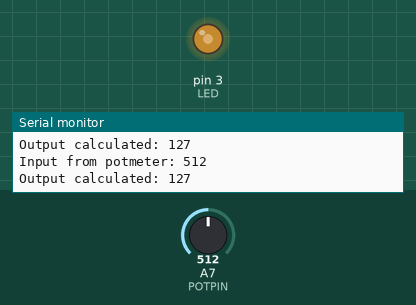
This sketch was run on a simulated Arduino Nano, built with avr-gcc and run on an emulated ATmega328P. On the bench: output pins drawn as LEDs (lit = HIGH), the last lines printed to the serial monitor. The inputs (shaded band) are chosen by the test bench; at power-on: A7 (POTPIN) = 512.

Above: at 1.2 s.
1.3 s: A7 (POTPIN) set to 716
At 1.9 s:
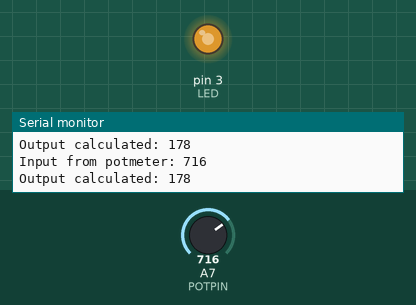
2.8 s: A7 (POTPIN) set to 900
At 3.6 s:
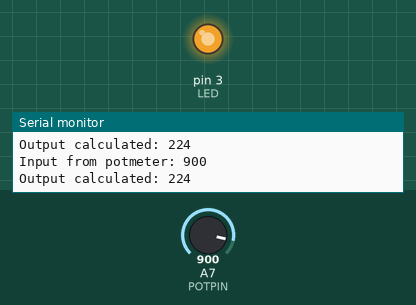
4.3 s: A7 (POTPIN) set to 411
At 5.1 s:
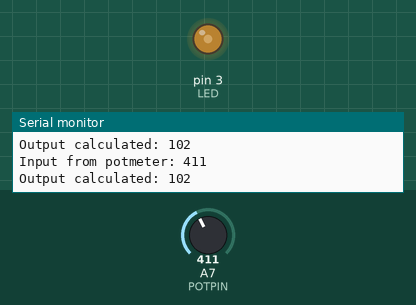
7.3 s: A7 (POTPIN) set to 385
At 8.3 s:
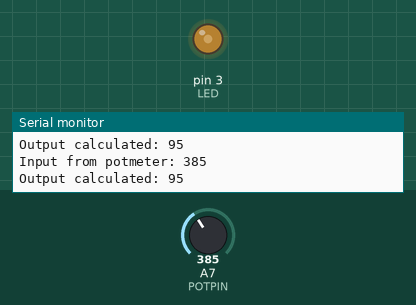
10.3 s: A7 (POTPIN) set to 122
At 11.5 s:
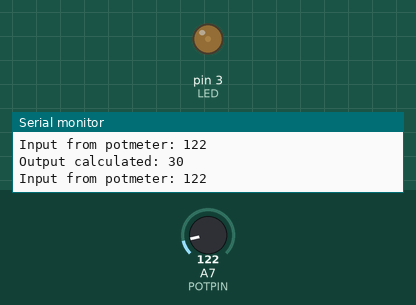
11.8 s: A7 (POTPIN) set to 511
At 13.1 s:
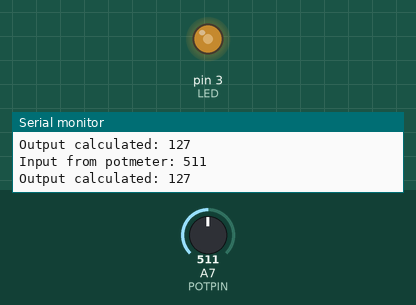
Timing chart, 0 to 14.3 s (numbered marks = the images above; inputs shaded):
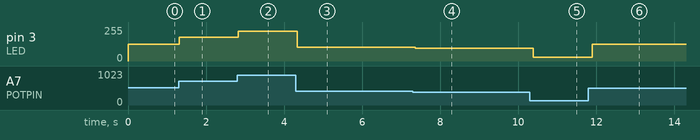

The sketch:

led_pot.ino
```cpp
#define LED 3
#define POTPIN A7
int inputVal = 0;
int outputVal = 0;
void setup() {
  Serial.begin(9600);
  pinMode(LED, OUTPUT);
  pinMode(POTPIN, INPUT);
}

void loop() {
  inputVal = analogRead(POTPIN);
  Serial.print("Input from potmeter: ");
  Serial.println(inputVal);

  outputVal = map(inputVal, 0, 1023, 0, 255);
  Serial.print("Output calculated: ");
  Serial.println(outputVal);

  analogWrite(LED, outputVal);

  delay(100);

}
```

Measured:
- after the input at 1.3 s, pin 3 (LED): 127/255 → 178/255 at once
- after the input at 2.8 s, pin 3 (LED): 178/255 → 224/255 at once
- after the input at 4.3 s, pin 3 (LED): 224/255 → 102/255 at once
- after the input at 7.3 s, pin 3 (LED): 102/255 → 95/255 after 0.06 s
- after the input at 10.3 s, pin 3 (LED): 95/255 → 30/255 after 0.09 s
- after the input at 11.8 s, pin 3 (LED): 30/255 → 127/255 after 0.10 s
